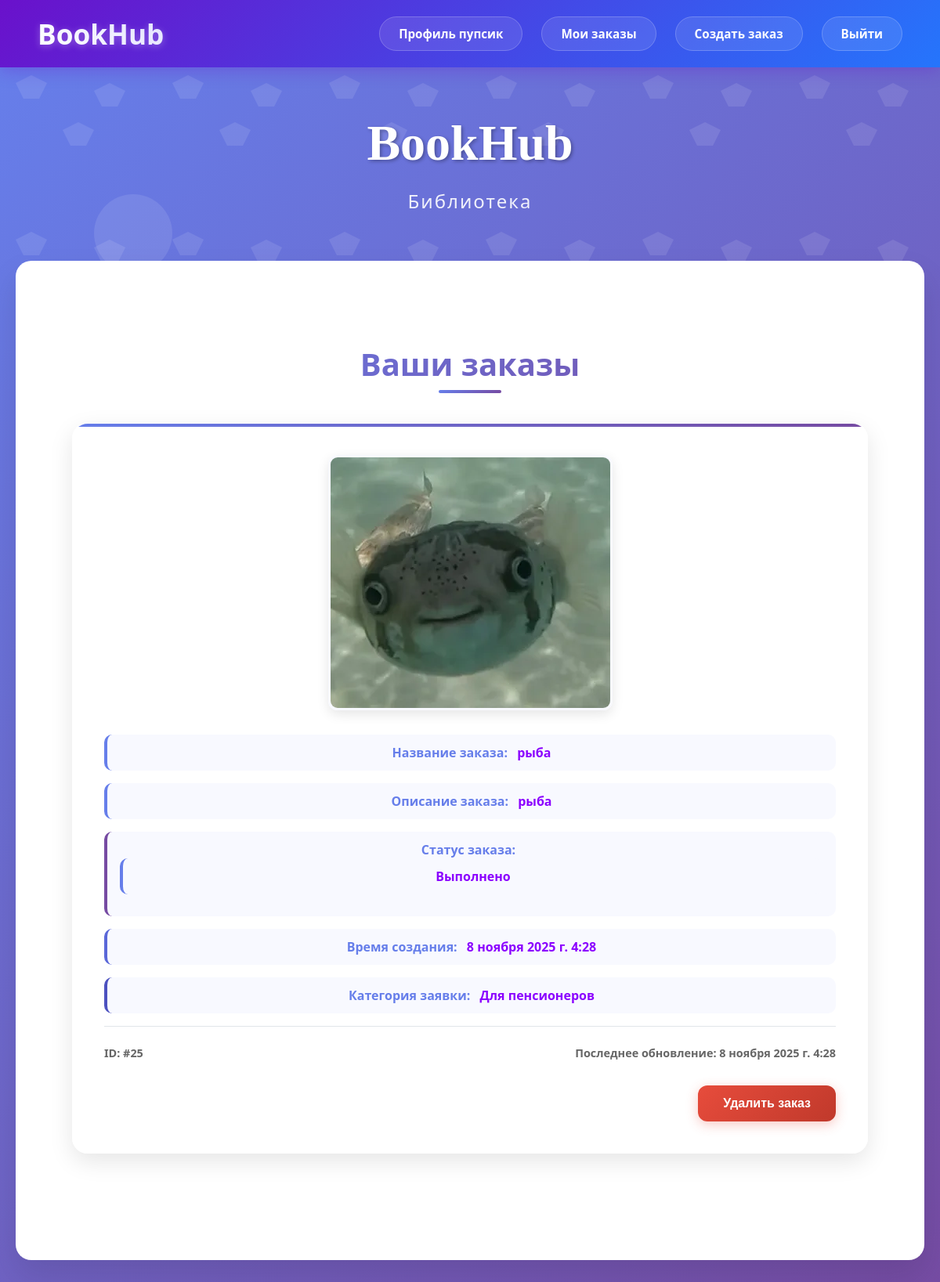
Page /registration/ (signed in) on the committed database.
### design/models.py (models this page shows, shortened)
class CustomUser(AbstractUser):
    username = models.CharField(max_length=100, verbose_name='Имя пользователя', unique=True)
    email = models.EmailField(max_length=100, verbose_name='Email', unique=True)
    consent_data = models.BooleanField("Согласие на обработку данных", default=False)
    EMAIL_FIELD = 'email'
    USERNAME_FIELD = 'username'

### orders/models.py (models this page shows, shortened)
class Order(models.Model):
    class ChoicesStatus(models.TextChoices):
        NEW = 'Новая', "Новая"
        ACCEPT = 'Принято в работу', 'Принято в работу'
        DONE = 'Выполнено', 'Выполнено'
    class ChoicesDesign(models.TextChoices):
        for_children = 'Для детей', "Для детей"
        for_teenagers = 'Для подростков', 'Для подростков'
        for_students = 'Для студентов', 'Для студентов'
        for_adults = 'Для взрослых', 'Для взрослых'
        for_pensioners = 'Для пенсионеров', 'Для пенсионеров'
    title = models.CharField(max_length=100,verbose_name='Название')
    description = models.TextField(verbose_name='Описание')
    status = models.CharField(max_length=50, choices=ChoicesStatus.choices, default=ChoicesStatus.NEW, verbose_name='Статус заказа')
    photo = models.ImageField('Изображение категории', upload_to='image/', default=None, null=True)
    user = models.ForeignKey(get_user_model(), on_delete=models.CASCADE, related_name='orders')
    time_create = models.DateTimeField(auto_now_add=True, verbose_name="Время создания")
    category = models.CharField(max_length=50, choices=ChoicesDesign.choices,verbose_name='Категория книг',default=ChoicesDesign.for_children)
    objects = models.Manager()
    class Meta:
        verbose_name = 'Заказы'
        verbose_name_plural = 'Заказы'
        ordering = ['-time_create']
        indexes = [
            models.Index(fields=['-time_create'])
        ]

### design/views.py (the view)
# urls.py: path('', views.index, name='index'),  # Главная страница
def index(request):
    return render(request, 'index.html')

### orders/templatetags/order_tags.py (called while the page is built)
@register.inclusion_tag('orders/list_tags.html', takes_context=True)
def show_all_tags(context):
    user = context['request'].user
    orders = Order.objects.filter(status=Order.ChoicesStatus.DONE.value, user=user)[:4]
    accepted_count = Order.objects.filter(status=Order.ChoicesStatus.ACCEPT.value, user=user).count()
    return {
        'orders': orders,
        'accepted_count': accepted_count,
    }

### design/templates/index.html (shortened to what this page needs)
{% extends "base_generic.html" %}
{% load order_tags %}
{% load static %}
{% block content %}
<div class="design-pro-container">
    <div class="decoration-circle circle-1"></div>
    <div class="design-pro-content">
        <div class="animate-fade-in">
            <h1 class="main-title animate-float">BookHub</h1>
            <p class="main-subtitle">Библиотека</p>
        </div>
        <div class="content-section animate-fade-in" style="animation-delay: 0.3s;">
            {% if user.is_authenticated %}
                <div style="text-align: center;">
                    <h2 style="color: #8b00ff; > Ваши заказы </h2>
                    {% show_all_tags %}
            {% endif %}
{% endblock %}

### design/templates/base_generic.html (shortened to what this page needs)
{% load static %}
<!DOCTYPE html>
<html lang="ru">
<head>
    <link rel="stylesheet" href="{% static 'css/style.css' %}"/>
</head>
<body>
    <nav class="navbar">
        <a class="logo" href="{% url 'index' %}">BookHub</a>
        <ul class="nav-links">
            {% if user.is_authenticated %}
              <li><a href="{% url 'profile' %}">Профиль {{ user.username }}</a></li>
              <li><a href="{% url 'order:list' %}">Мои заказы</a></li>
              <li><a href="{% url 'order:create' %}">Создать заказ</a></li>
              <li><a href="{% url 'logout' %}"
          onclick="event.preventDefault(); document.getElementById('logout-form').submit();">Выйти</a>
            </li>
            {% else %}
                <li><a href="{% url 'login' %}">Войти</a></li>
                <li><a href="{% url 'register' %}">Регистрация</a></li>
            {% endif %}
        </ul>
    </nav>
    <main class="main-content">
        <div class="container">
            {% block content %}
            {% endblock %}
</body>
</html>

### orders/templates/orders/list_tags.html (shortened to what this page needs)
{% load static %} <!DOCTYPE html>
<html lang="ru">
<head>
    <link rel="stylesheet" href="{% static 'css/style.css' %}">
</head>
<body>
  <div class="orders-container">
    <h2>Ваши заказы</h2>
    {% for order in orders %}
      <div class="order-item">
        <img src="{{ order.photo.url }}" alt="Фото">
        <span><strong>Название заказа:</strong> {{ order.title }}</span>
        <span><strong>Описание заказа:</strong> {{ order.description }}</span>
        <span><strong>Статус заказа:</strong>
          <span class="status-{{ order.status|lower }}">{{ order.status }}</span>
        </span>
        <span><strong>Время создания:</strong> {{ order.time_create }}</span>
        <span><strong>Категория заявки:</strong> {{ order.category }}</span>
        <div class="order-meta">
          <span>ID: #{{ order.pk }}</span>
          <span>Последнее обновление: {{ order.time_update|default:order.time_create }}</span>
        </div>
       <form action="{% url 'order:delete' order.pk %}" method="post"
      onsubmit="return confirm('Вы уверены, что хотите удалить этот заказ?');"
      class="delete-form">
    <button type="submit" class="delete-btn">
        Удалить заказ
    </button>
    </form>
      </div>
    {% endfor %}
  </div>
</body>
</html>

### design/static/css/main.css (style rules this page uses)
.design-pro-container { min-height: 80vh; background: linear-gradient(135deg, #667eea 0%, #764ba2 100%); padding: 60px 20px; position: relative; overflow: hidden; }
.design-pro-container::before { content: ''; position: absolute; top: 0; left: 0; right: 0; bottom: 0; background-size: 200px; }
.design-pro-content { max-width: 1200px; margin: 0 auto; position: relative; z-index: 2; }
.main-title { font-size: 4rem; font-weight: 700; color: white; text-align: center; margin-bottom: 20px; text-shadow: 2px 2px 4px rgba(0,0,0,0.3); font-family: 'Playfair Display', serif; }
.main-subtitle { font-size: 1.5rem; color: rgba(255,255,255,0.9); text-align: center; margin-bottom: 60px; font-weight: 300; letter-spacing: 2px; }
.content-section { background: white; border-radius: 20px; padding: 40px; box-shadow: 0 20px 40px rgba(0,0,0,0.1); backdrop-filter: blur(10px); margin-bottom: 30px; }
.animate-fade-in { animation: fadeInUp 0.8s ease-out; }
.animate-float { animation: float 3s ease-in-out infinite; }
.decoration-circle { position: absolute; border-radius: 50%; background: rgba(255,255,255,0.1); animation: float 6s ease-in-out infinite; }
.circle-1 { width: 100px; height: 100px; top: 10%; left: 10%; animation-delay: 0s; }

### design/static/css/base_generic.css (style rules this page uses)
* { margin: 0; padding: 0; }
body { font-family: 'Segoe UI', Tahoma, Geneva, Verdana, sans-serif; color: #333; background: linear-gradient(135deg, #f5f0ff 0%, #e6e6fa 50%, #d8bfd8 100%); }
a { text-decoration: none; color: inherit; transition: all 0.3s cubic-bezier(0.4, 0, 0.2, 1); }
.navbar { display: flex; justify-content: space-between; align-items: center; padding: 1.2rem 3rem; background: linear-gradient(135deg, #6a11cb 0%, #2575fc 100%); box-shadow: 0 4px 20px rgba(106, 17, 203, 0.3); position: sticky; top: 0; z-index: 1000; backdrop-filter: blur(10px); }
.logo { font-size: 2.2rem; font-weight: 800; color: white; text-decoration: none; background: linear-gradient(45deg, #fff, #e0e0ff); -webkit-background-clip: text; -webkit-text-fill-color: transparent; background-clip: text; text-shadow: 0 2px 10px rgba(255, 255, 255, 0.3); }
.nav-links { display: flex; list-style: none; gap: 1.5rem; align-items: center; }
.nav-links li { position: relative; }
.nav-links a { color: white; padding: 0.7rem 1.5rem; border-radius: 50px; font-weight: 600; font-size: 0.95rem; transition: all 0.3s ease; background: rgba(255, 255, 255, 0.1); backdrop-filter: blur(10px); border: 1px solid rgba(255, 255, 255, 0.2); }
.navbar, .main-content { animation: fadeInUp 0.8s ease-out; }
.nav-links li::before { content: ''; position: absolute; bottom: -5px; left: 50%; width: 0; height: 2px; background: linear-gradient(90deg, transparent, #fff, transparent); transition: all 0.3s ease; transform: translateX(-50%); }

### rows in the picture
CustomUser: username "пупсик"
Order: photo (picture), title "рыба", description "рыба", status "Выполнено", time_create "8 ноября 2025 г. 4:28", category "Для пенсионеров", pk "25", time_update "8 ноября 2025 г. 4:28"
